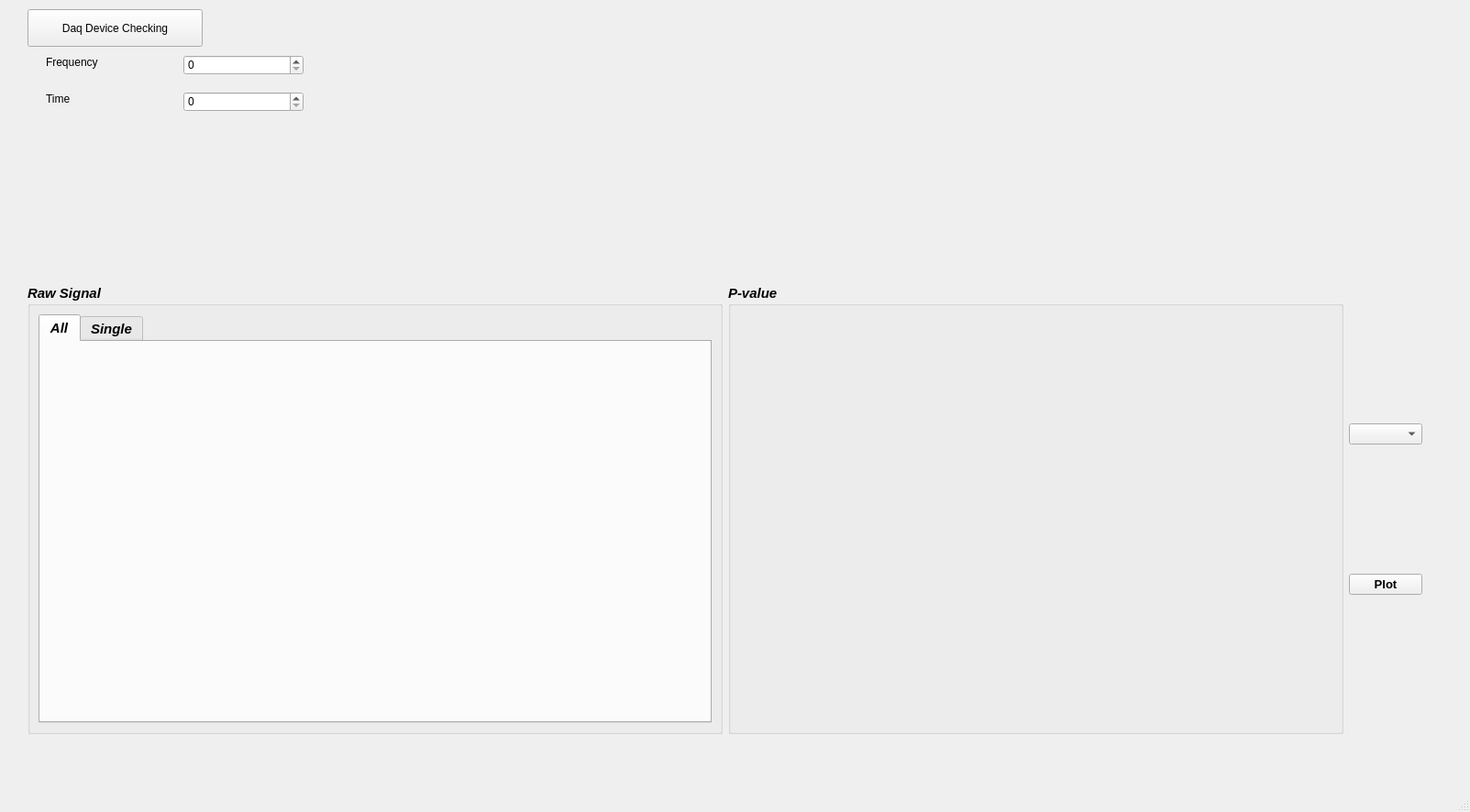
<?xml version="1.0" encoding="UTF-8"?>
<ui version="4.0">
 <class>MainWindow</class>
 <widget class="QMainWindow" name="MainWindow">
  <property name="geometry">
   <rect>
    <x>0</x>
    <y>0</y>
    <width>1603</width>
    <height>886</height>
   </rect>
  </property>
  <property name="windowTitle">
   <string>MainWindow</string>
  </property>
  <widget class="QWidget" name="centralwidget">
   <widget class="QWidget" name="horizontalLayoutWidget">
    <property name="geometry">
     <rect>
      <x>30</x>
      <y>310</y>
      <width>1521</width>
      <height>491</height>
     </rect>
    </property>
    <layout class="QHBoxLayout" name="horizontalLayout" stretch="1,1">
     <item>
      <widget class="QGroupBox" name="groupBox">
       <property name="font">
        <font>
         <family>Arial</family>
         <pointsize>11</pointsize>
         <weight>75</weight>
         <italic>true</italic>
         <bold>true</bold>
        </font>
       </property>
       <property name="title">
        <string>Raw Signal</string>
       </property>
       <layout class="QVBoxLayout" name="verticalLayout">
        <item>
         <widget class="QTabWidget" name="GraphTab">
          <property name="currentIndex">
           <number>0</number>
          </property>
          <widget class="QWidget" name="tab_3">
           <attribute name="title">
            <string>All</string>
           </attribute>
           <widget class="MplWidget" name="MplWidget" native="true">
            <property name="geometry">
             <rect>
              <x>0</x>
              <y>10</y>
              <width>721</width>
              <height>331</height>
             </rect>
            </property>
           </widget>
          </widget>
          <widget class="QWidget" name="tab_4">
           <attribute name="title">
            <string>Single</string>
           </attribute>
           <widget class="MplWidget" name="Single" native="true">
            <property name="geometry">
             <rect>
              <x>0</x>
              <y>10</y>
              <width>831</width>
              <height>331</height>
             </rect>
            </property>
           </widget>
          </widget>
         </widget>
        </item>
       </layout>
      </widget>
     </item>
     <item>
      <layout class="QHBoxLayout" name="horizontalLayout_2" stretch="1,0">
       <item>
        <widget class="QGroupBox" name="groupBox_2">
         <property name="sizePolicy">
          <sizepolicy hsizetype="Preferred" vsizetype="Preferred">
           <horstretch>0</horstretch>
           <verstretch>0</verstretch>
          </sizepolicy>
         </property>
         <property name="font">
          <font>
           <family>Arial</family>
           <pointsize>11</pointsize>
           <weight>75</weight>
           <italic>true</italic>
           <bold>true</bold>
          </font>
         </property>
         <property name="title">
          <string>P-value</string>
         </property>
         <layout class="QVBoxLayout" name="verticalLayout_3">
          <item>
           <widget class="MplWidget" name="P_Value" native="true"/>
          </item>
         </layout>
        </widget>
       </item>
       <item>
        <layout class="QVBoxLayout" name="verticalLayout_4" stretch="0,0">
         <property name="spacing">
          <number>0</number>
         </property>
         <property name="sizeConstraint">
          <enum>QLayout::SetFixedSize</enum>
         </property>
         <property name="topMargin">
          <number>11</number>
         </property>
         <property name="bottomMargin">
          <number>11</number>
         </property>
         <item>
          <widget class="QComboBox" name="Select_Rank">
           <property name="sizePolicy">
            <sizepolicy hsizetype="Minimum" vsizetype="Fixed">
             <horstretch>0</horstretch>
             <verstretch>0</verstretch>
            </sizepolicy>
           </property>
           <property name="font">
            <font>
             <family>Arial</family>
             <pointsize>10</pointsize>
            </font>
           </property>
          </widget>
         </item>
         <item>
          <widget class="QPushButton" name="Pvaluebutton">
           <property name="sizePolicy">
            <sizepolicy hsizetype="Fixed" vsizetype="Fixed">
             <horstretch>0</horstretch>
             <verstretch>0</verstretch>
            </sizepolicy>
           </property>
           <property name="font">
            <font>
             <family>Arial</family>
             <pointsize>10</pointsize>
             <weight>75</weight>
             <italic>false</italic>
             <bold>true</bold>
            </font>
           </property>
           <property name="text">
            <string>Plot</string>
           </property>
          </widget>
         </item>
        </layout>
       </item>
      </layout>
     </item>
    </layout>
   </widget>
   <widget class="QPushButton" name="Daq">
    <property name="enabled">
     <bool>true</bool>
    </property>
    <property name="geometry">
     <rect>
      <x>30</x>
      <y>10</y>
      <width>191</width>
      <height>41</height>
     </rect>
    </property>
    <property name="text">
     <string>Daq Device Checking</string>
    </property>
   </widget>
   <widget class="QSpinBox" name="Freq">
    <property name="geometry">
     <rect>
      <x>200</x>
      <y>60</y>
      <width>131</width>
      <height>22</height>
     </rect>
    </property>
   </widget>
   <widget class="QWidget" name="gridLayoutWidget_2">
    <property name="geometry">
     <rect>
      <x>350</x>
      <y>10</y>
      <width>321</width>
      <height>301</height>
     </rect>
    </property>
    <layout class="QGridLayout" name="GLay2"/>
   </widget>
   <widget class="QWidget" name="gridLayoutWidget">
    <property name="geometry">
     <rect>
      <x>30</x>
      <y>130</y>
      <width>301</width>
      <height>181</height>
     </rect>
    </property>
    <layout class="QGridLayout" name="GLay"/>
   </widget>
   <widget class="QLabel" name="label">
    <property name="geometry">
     <rect>
      <x>50</x>
      <y>60</y>
      <width>101</width>
      <height>16</height>
     </rect>
    </property>
    <property name="text">
     <string>Frequency</string>
    </property>
   </widget>
   <widget class="QSpinBox" name="Time">
    <property name="geometry">
     <rect>
      <x>200</x>
      <y>100</y>
      <width>131</width>
      <height>22</height>
     </rect>
    </property>
   </widget>
   <widget class="QLabel" name="label_3">
    <property name="geometry">
     <rect>
      <x>50</x>
      <y>100</y>
      <width>101</width>
      <height>16</height>
     </rect>
    </property>
    <property name="text">
     <string>Time</string>
    </property>
   </widget>
  </widget>
  <widget class="QMenuBar" name="menubar">
   <property name="geometry">
    <rect>
     <x>0</x>
     <y>0</y>
     <width>1603</width>
     <height>26</height>
    </rect>
   </property>
  </widget>
  <widget class="QStatusBar" name="statusbar"/>
 </widget>
 <customwidgets>
  <customwidget>
   <class>MplWidget</class>
   <extends>QWidget</extends>
   <header>mplwidget.h</header>
   <container>1</container>
  </customwidget>
 </customwidgets>
 <resources/>
 <connections/>
</ui>
